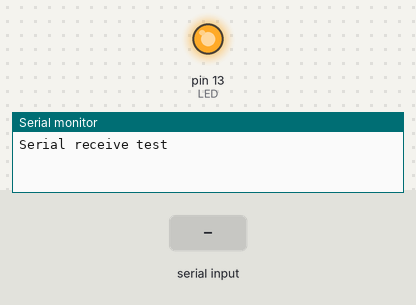
A sketch run on a simulated Arduino Leonardo, built with avr-gcc and run on an emulated ATmega32U4. Shown: output pins drawn as LEDs (lit = HIGH), the last lines printed to the serial monitor. The inputs (shaded band) are chosen by the test bench.

Above: at 1.2 s.
1.3 s: "90,45\n" received over the second serial link
At 2.1 s:
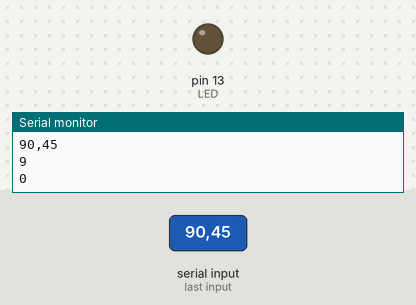
2.8 s: "t90\n" received over the second serial link
4.3 s: "t,45\n" received over the second serial link
Timing chart, 0 to 7.3 s (numbered marks = the images above; inputs shaded):
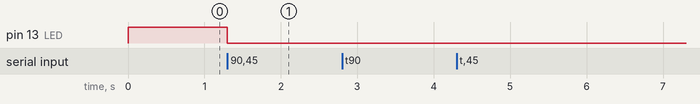

Measured:
- after the input at 1.3 s, pin 13 (LED): HIGH → LOW at once

The sketch:

serial-receive.ino
```cpp
/*********************************************************
This is a test of how I'll use SoftwareSerial to receive messages from 'touch-keyboard'
**********************************************************/

// Receiver Code
#include <SoftwareSerial.h>

#define LED LED_BUILTIN // shows if MIDI is being sent

SoftwareSerial link(10, 11); // Rx, Tx

const int nPads = 12;
bool touched[nPads];

void setup() {
  pinMode(LED, OUTPUT);
  digitalWrite(LED, HIGH);

  for (int i = 0; i < nPads; i++) {
    touched[i] = false;
  }

  Serial.begin(9600);
  link.begin(9600);

  while (!Serial) { // needed to keep leonardo/micro from starting too fast!
    delay(10);
  }

  Serial.println("Serial receive test");
}

unsigned int parseCharToHex(const char charX)
{
    if ('0' <= charX && charX <= '9') return charX - '0';
    if ('a' <= charX && charX <= 'f') return 10 + charX - 'a';
    if ('A' <= charX && charX <= 'F') return 10 + charX - 'A';
}

void loop() {
  const byte nChars = 32;
  static char cString[nChars];
  byte chPos = 0;
  byte ch = '\0';

  if (link.available() < 3) {
    return;
  }

  while (link.available() && chPos < nChars - 1 && ch != 'x') {
    // Serial.println(link.available());
    // read incoming char by char:
    const byte ch = link.read();
    // Serial.print(ch);
    cString[chPos] = ch;
    chPos++;
  }
  if (chPos > 0) {
    cString[chPos] = '\0';
    Serial.println(cString);

    const int touchedButton = parseCharToHex(cString[0]);
    Serial.println(touchedButton);
//    Serial.println(cString[1]);
    const bool isTouched = (cString[1] == 't');
    Serial.println(isTouched);
    touched[touchedButton] = isTouched;
    if (isTouched) {
      digitalWrite(LED, HIGH);
    } else {
      digitalWrite(LED, LOW);
    }
  }
}
```
